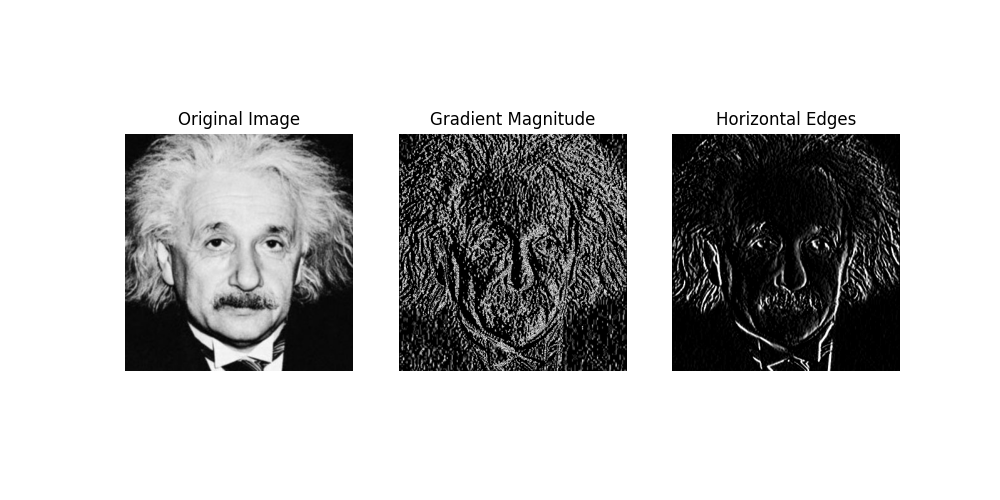

Write Python code to recreate this figure.
import cv2
import numpy as np
import matplotlib.pyplot as plt
img1 = cv2.imread("/Users/admin/Desktop/Maleesha’s Air/Maleesha's Air/KDU/Semester 5/Image processing and machine vision/Assignment/assignment_01_images/einstein.png", cv2.IMREAD_GRAYSCALE)

Px = np.array([[1], [2], [1]]) @ np.array([[1, 0, -1]])
Py = np.array([[1, 2, 1]]) @ np.array([[1], [0], [-1]])

Gx = cv2.filter2D(img1, -1, Px)
Gy = cv2.filter2D(img1, -1, Py)

gradient_magnitude = np.sqrt(Gx**2 + Gy**2)

plt.figure(figsize=(10, 5))
plt.subplot(1, 3, 1)
plt.imshow(img1, cmap='gray')
plt.title('Original Image')
plt.axis('off')
plt.subplot(1, 3, 2)
plt.imshow(gradient_magnitude, cmap='gray')
plt.title('Gradient Magnitude')
plt.axis('off')
plt.subplot(1, 3, 3)
plt.imshow(Gx, cmap='gray')
plt.title('Horizontal Edges')
plt.axis('off')

plt.savefig("Q6/partc.png")
plt.show()


